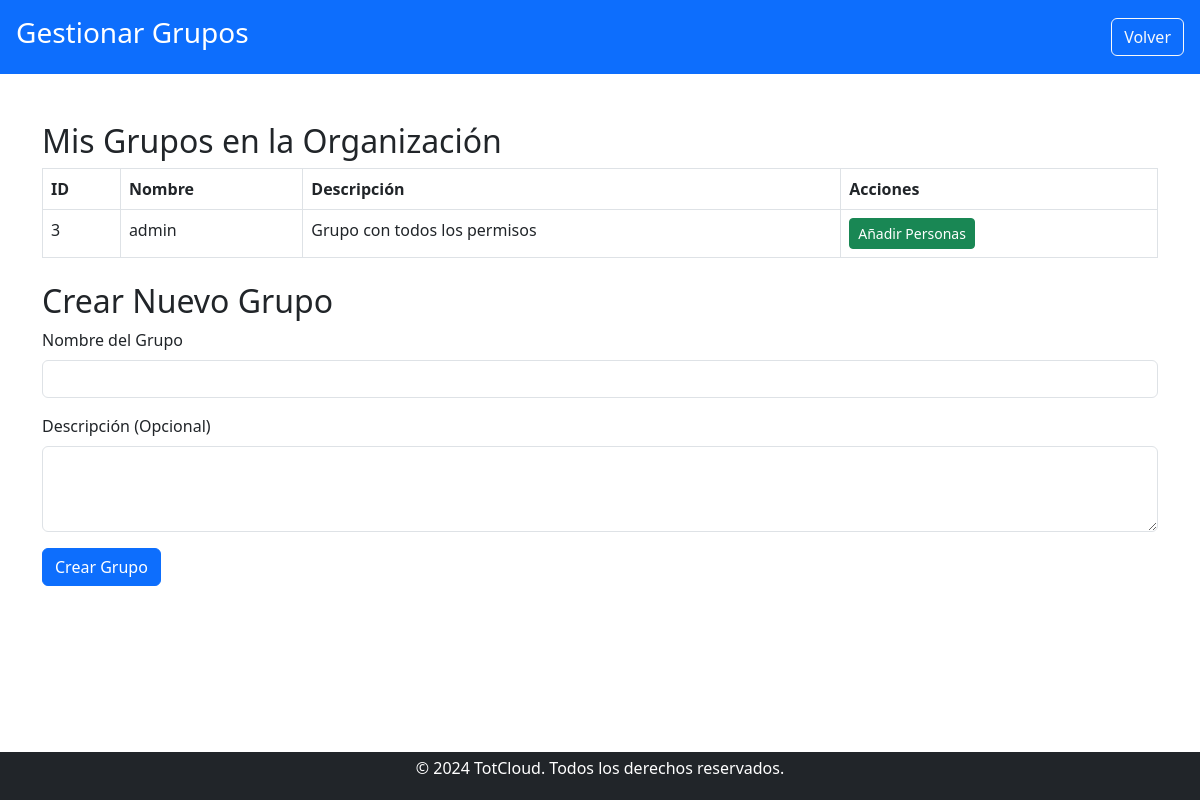
/usuario/organizaciones/gestionar_grupos/gestionar_grupos.php?idOrg=4 (signed in), run on an earlier commit of the app's database.
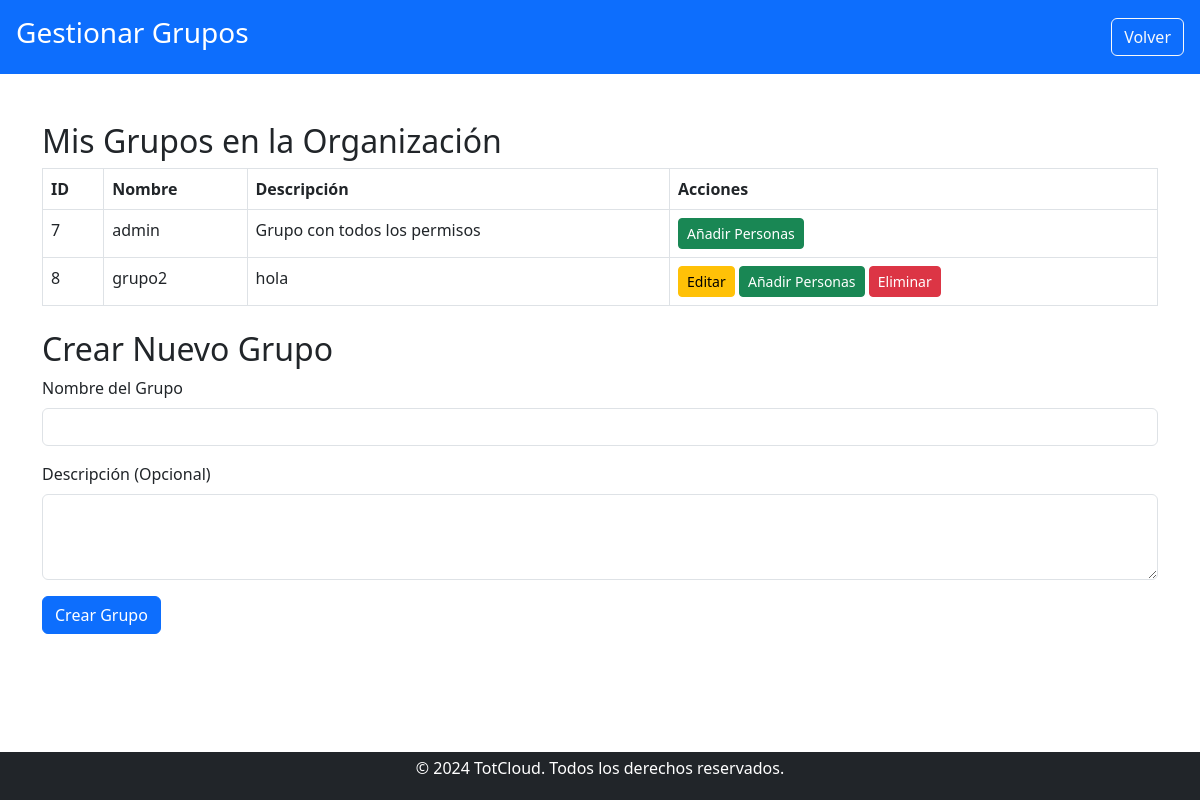
And on a later commit of the database.
### tables this page shows
CREATE TABLE `grupo` (
  `idGrupo` int(11) NOT NULL,
  `Nombre` varchar(100) NOT NULL,
  `Descripcion` text DEFAULT NULL,
  `idOrg` int(11) NOT NULL
);

### public/usuario/organizaciones/gestionar_grupos/gestionar_grupos.php (the view, shortened to what this page needs)
<?php
include '../../../../includes/db_connect.php';
$idOrganizacion = intval($_GET['idOrg']);
$user_id = $_SESSION['user_id'];
$query_groups = "
    SELECT g.idGrupo, g.Nombre, g.Descripcion
    FROM grupo g
    JOIN r_usuario_grupo rug ON g.idGrupo = rug.idGrupo
    WHERE g.idOrg = ? AND rug.idUsuario = ?";
$stmt_groups = $conn->prepare($query_groups);
$stmt_groups->bind_param('ii', $idOrganizacion, $user_id);
$stmt_groups->execute();
$result_groups = $stmt_groups->get_result();
?>
<!DOCTYPE html>
<html lang="es">
<head>
    <link href="https://cdn.jsdelivr.net/npm/bootstrap@5.3.0/dist/css/bootstrap.min.css" rel="stylesheet">
    <link href="../../../css/estilos.css" rel="stylesheet">
</head>
<body>
    <header class="bg-primary text-white d-flex justify-content-between align-items-center p-3">
        <h1 class="h3">Gestionar Grupos</h1>
        <a href="../ver_organizacion.php?id=<?php echo $idOrganizacion; ?>" class="btn btn-outline-light">Volver</a>
    </header>
    <main class="container my-5">
        <h2>Mis Grupos en la Organización</h2>
        <table class="table table-bordered">
            <thead>
                <tr>
                    <th>ID</th>
                    <th>Nombre</th>
                    <th>Descripción</th>
                    <th>Acciones</th>
                </tr>
            </thead>
            <tbody>
                <?php while ($group = $result_groups->fetch_assoc()): ?>
                    <tr>
                        <td><?php echo htmlspecialchars($group['idGrupo']); ?></td>
                        <td><?php echo htmlspecialchars($group['Nombre']); ?></td>
                        <td><?php echo htmlspecialchars($group['Descripcion']); ?></td>
                        <td>
                            <?php if ($group['Nombre'] === 'admin'): ?>
                                <a href="añadir_personas.php?idGrupo=<?php echo $group['idGrupo']; ?>&idOrg=<?php echo $idOrganizacion; ?>" class="btn btn-success btn-sm">Añadir Personas</a>
                            <?php else: ?>
                                <a href="editar_grupo.php?idGrupo=<?php echo $group['idGrupo']; ?>&idOrg=<?php echo $idOrganizacion; ?>" class="btn btn-warning btn-sm">Editar</a>
                                <a href="añadir_personas.php?idGrupo=<?php echo $group['idGrupo']; ?>&idOrg=<?php echo $idOrganizacion; ?>" class="btn btn-success btn-sm">Añadir Personas</a>
                                <form method="POST" style="display:inline-block;">
                                    <button type="submit" class="btn btn-danger btn-sm" onclick="return confirm('¿Estás seguro de eliminar este grupo?');">Eliminar</button>
                                </form>
                            <?php endif; ?>
                        </td>
                    </tr>
                <?php endwhile; ?>
            </tbody>
        </table>
        <h2 class="mt-4">Crear Nuevo Grupo</h2>
        <form method="POST">
            <div class="mb-3">
                <label for="nombre" class="form-label">Nombre del Grupo</label>
                <input type="text" class="form-control" id="nombre" name="nombre" required>
            </div>
            <div class="mb-3">
                <label for="descripcion" class="form-label">Descripción (Opcional)</label>
                <textarea class="form-control" id="descripcion" name="descripcion" rows="3"></textarea>
            </div>
            <button type="submit" class="btn btn-primary">Crear Grupo</button>
        </form>
    </main>
    <?php include '../../../../includes/footer.php'; ?>
</body>
</html>

### includes/footer.php
<footer class="bg-dark text-white text-center py-1">
    <p>&copy; 2024 TotCloud. Todos los derechos reservados.</p>
</footer>

### public/css/estilos.css (style rules this page uses)
body { display: flex; flex-direction: column; min-height: 100vh; margin: 0; }
main { flex: 1; }
footer { position: relative; bottom: 0; width: 100%; margin-top: auto; }
header { background-color: #007bff; color: white; padding: 1rem 0; text-align: center; }
footer { background-color: #343a40; color: white; padding: 1rem 0; text-align: center; }

What changed in the data, as far as the page shows it:
removed grupo: idGrupo "3", Nombre "admin", Descripcion "Grupo con todos los permisos"
added grupo: idGrupo "7", Nombre "admin", Descripcion "Grupo con todos los permisos"
added grupo: idGrupo "8", Nombre "grupo2", Descripcion "hola"
